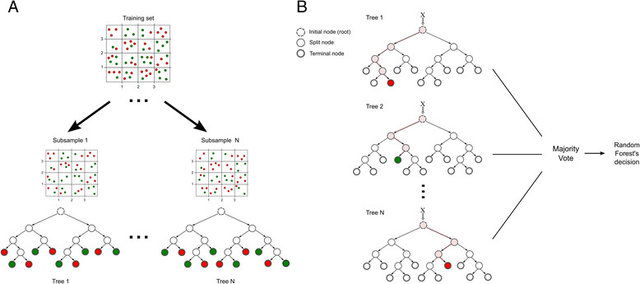
#> input picture Adaptive Boosting/img/random_forest2.jpg, 640 x 284 px, given in place of the camera
$ jupyter execute --allow-errors 'Mid-term Practice.ipynb'   (shell and % lines are left out)   (older library calls are emulated)   (text cells are left out)
#> lines starting #> are read from the running program, lines starting #| are printed output that depends on the picture
#> further down, img is the input picture: shape (284, 640, 3); mean B, G, R 247.6, 248, 248.3
[cell 1]
import numpy as np
import cv2
import sys
from matplotlib import pyplot as plt

print ( "Python", sys.version )
print ( "Numpy", np.__version__ )
print ( "OpenCV", cv2.__version__ )

[cell 2]
dir = '../Week 2/img/photography-filters.jpg'
img1 = cv2.imread(dir)

#fig = plt.figure(figsize= (3,4))
#> (the rest of this cell did not finish here and is left out)

#> (a cell that did not finish here is left out)

[cell 4]
def colorreduce(img):
    z = cv2.subtract(img[...],img[...]%50)
    return z

#> (a cell that did not finish here is left out)

[cell 6]
# Import as grey scale
img2 = cv2.imread(dir, cv2.IMREAD_GRAYSCALE)

#fig = plt.figure(figsize= (3,4))
#> (the rest of this cell did not finish here and is left out)

#> (a cell that did not finish here is left out)

#> (a cell that did not finish here is left out)

[cell 9]
def myFilter(img):
    new_img = img.copy().astype( np.float )

    b = new_img[:,:,0]
    g = new_img[:,:,1]
    r = new_img[:,:,2]

    outputRed = r*0.393 + g*0.769 + b*0.189
    outputGreen = r*0.349 + g*0.686 + b*0.168
    outputBlue = r*0.272 + g*0.534 + b*0.131

    new_img[:,:,0] = outputBlue
    new_img[:,:,1] = outputGreen
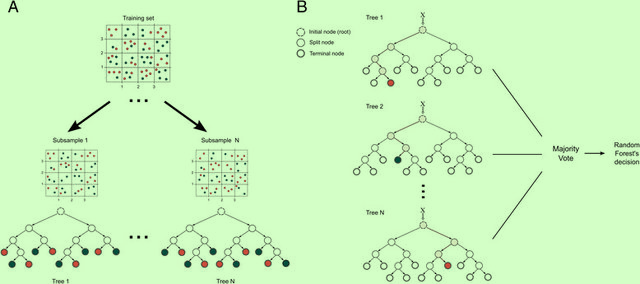
#> new_img: shape (284, 640, 3) float64; mean B, G, R 232.4, 298.4, 248.3; drawn with min black and max white
    new_img[:,:,2] = outputRed
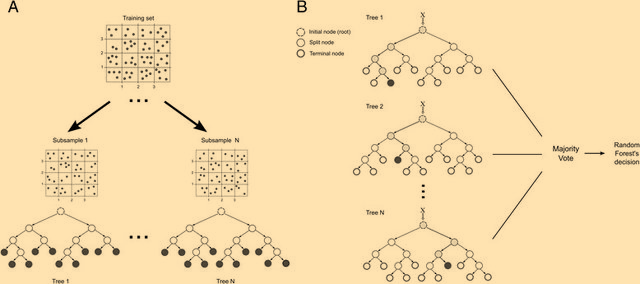
#> new_img: shape (284, 640, 3) float64; mean B, G, R 232.4, 298.4, 335.1; drawn with min black and max white

    new_img /= new_img.max()

    return new_img

[cell 10]
cam = cv2.VideoCapture(0)

while True:
    retval, img = cam.read()

    new_img = myFilter(img)

    if(retval):
        cv2.imshow("Camera", new_img)
    else:
        print("Error, no image from camera")

    if (cv2.waitKey(1) == 27):
#> (key Esc is pressed here)
        break

cv2.destroyAllWindows

if cam.isOpened():
    cam.release()

$ run again, on Adaptive Boosting/img/adaboost1.png
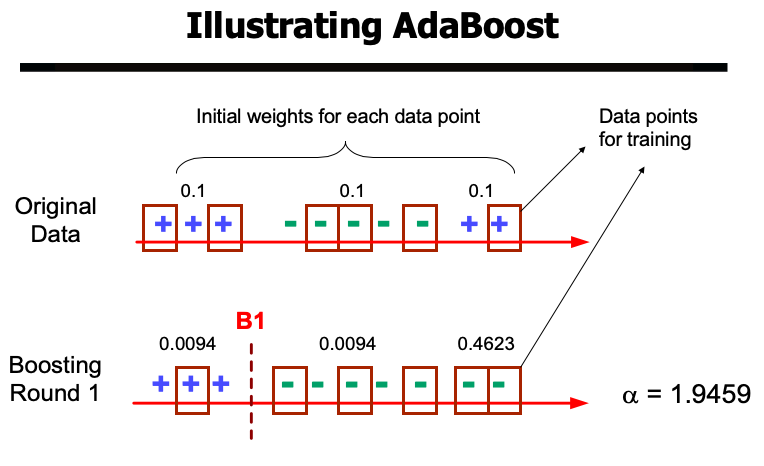
#> input picture Adaptive Boosting/img/adaboost1.png, 764 x 466 px, given in place of the camera
#> img is the input picture: shape (466, 764, 3); mean B, G, R 235.7, 235.8, 239.6
#> in myFilter, `new_img[:,:,1] = outputGreen`:
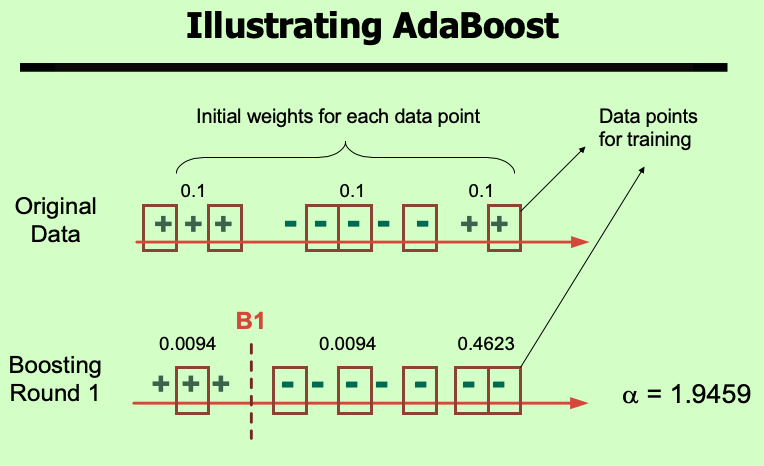
#> new_img: shape (466, 764, 3) float64; mean B, G, R 222, 285, 239.6; drawn with min black and max white
#> in myFilter, `new_img[:,:,2] = outputRed`:
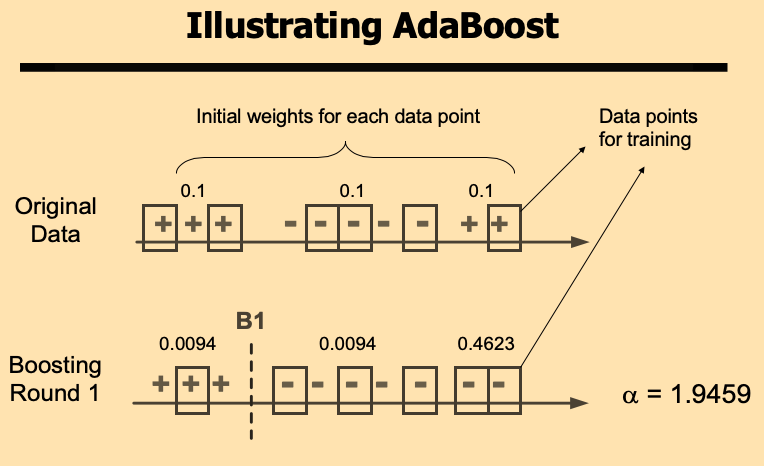
#> new_img: shape (466, 764, 3) float64; mean B, G, R 222, 285, 320.1; drawn with min black and max white

$ run again, on Adaptive Boosting/img/adaboost2.png
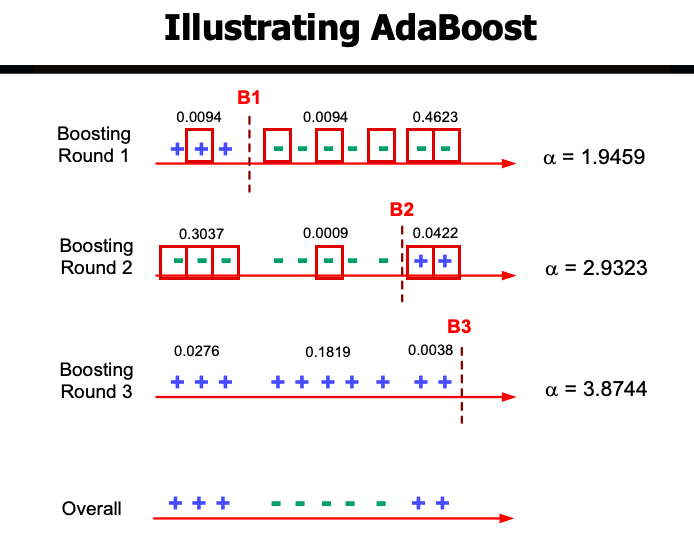
#> input picture Adaptive Boosting/img/adaboost2.png, 694 x 534 px, given in place of the camera
#> img is the input picture: shape (534, 694, 3); mean B, G, R 237.9, 237.2, 241.9
#> in myFilter, `new_img[:,:,1] = outputGreen`:
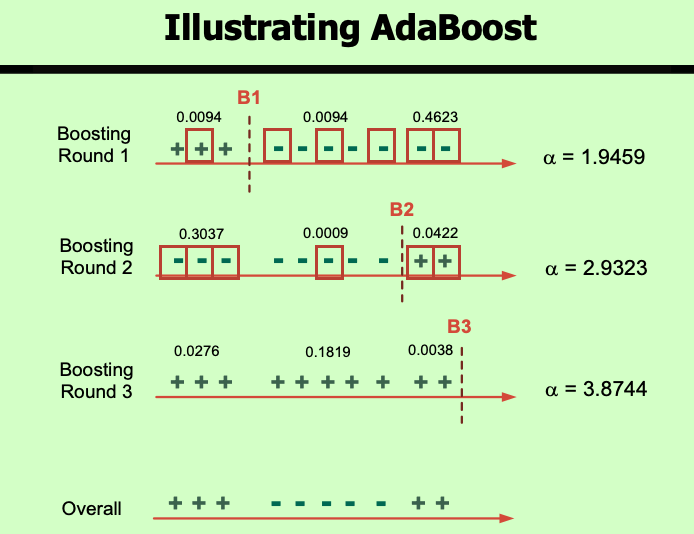
#> new_img: shape (534, 694, 3) float64; mean B, G, R 223.7, 287.1, 241.9; drawn with min black and max white
#> in myFilter, `new_img[:,:,2] = outputRed`:
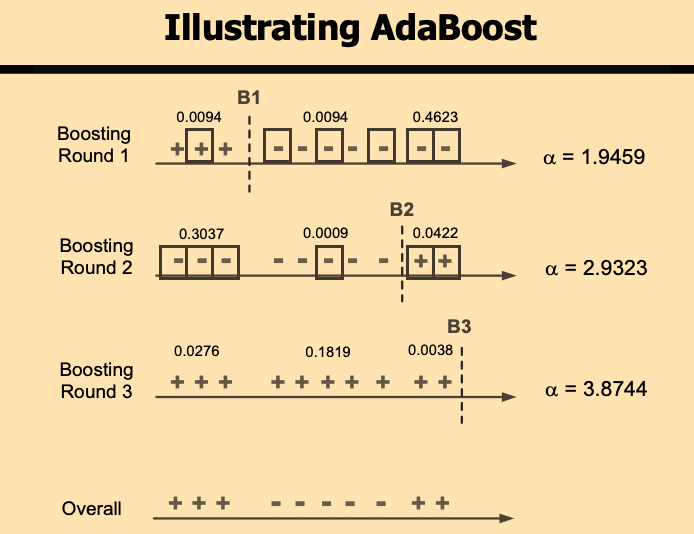
#> new_img: shape (534, 694, 3) float64; mean B, G, R 223.7, 287.1, 322.5; drawn with min black and max white

$ run again, on Adaptive Boosting/img/adaboost3.png
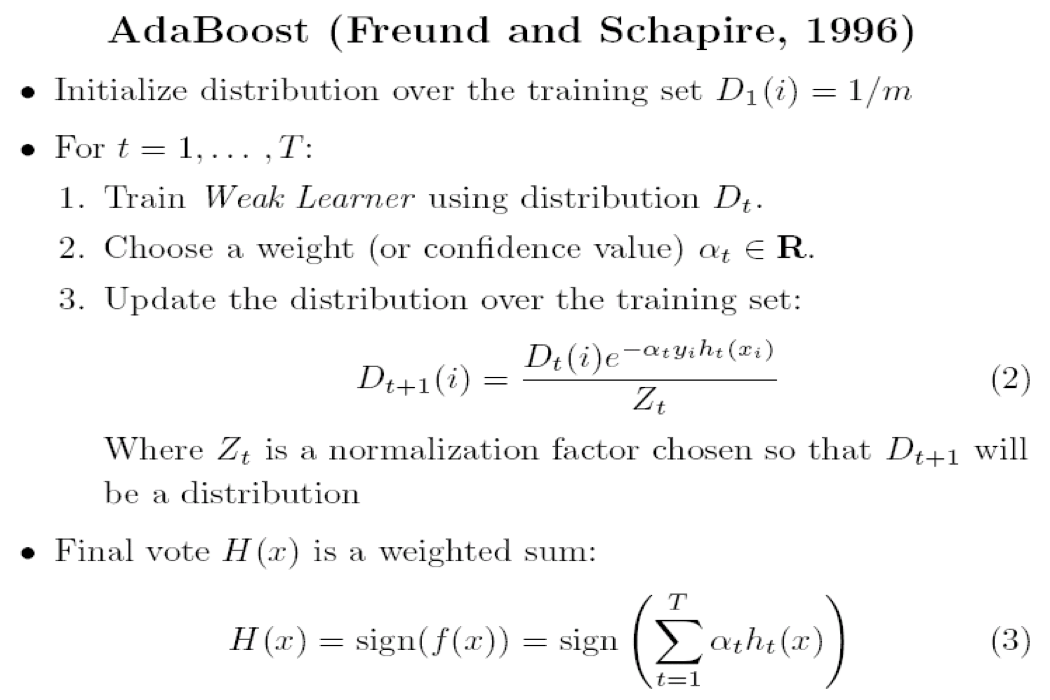
#> input picture Adaptive Boosting/img/adaboost3.png, 1050 x 700 px, given in place of the camera
#> img is the input picture: shape (700, 1050, 3); mean B, G, R 246.1, 246.1, 246.1
#> in myFilter, `new_img[:,:,1] = outputGreen`:
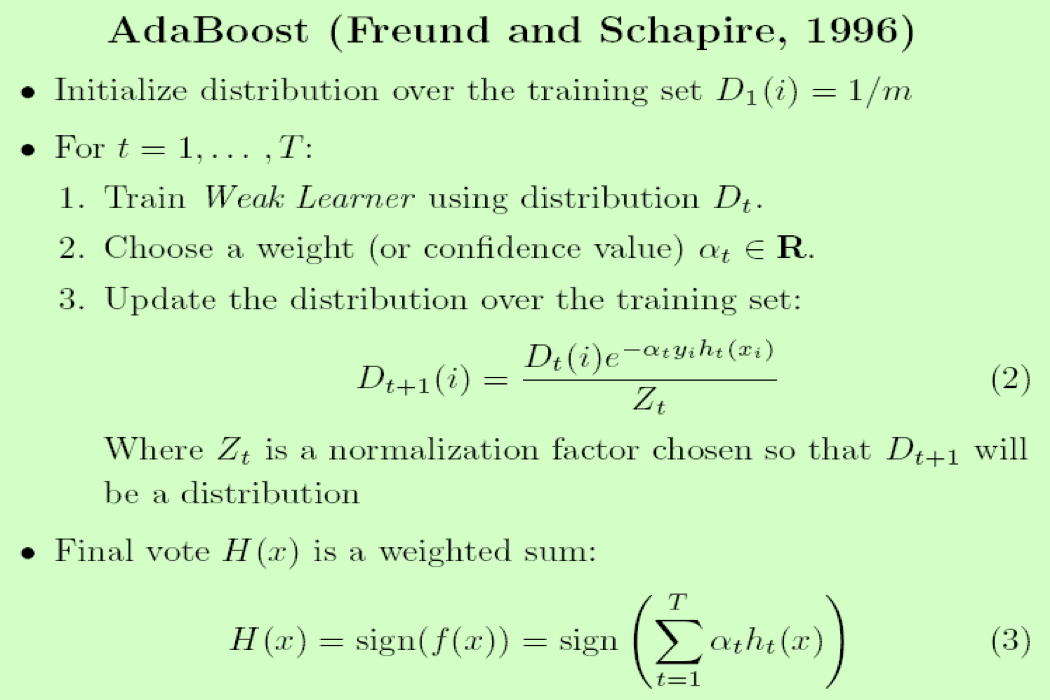
#> new_img: shape (700, 1050, 3) float64; mean B, G, R 230.6, 296, 246.1; drawn with min black and max white
#> in myFilter, `new_img[:,:,2] = outputRed`:
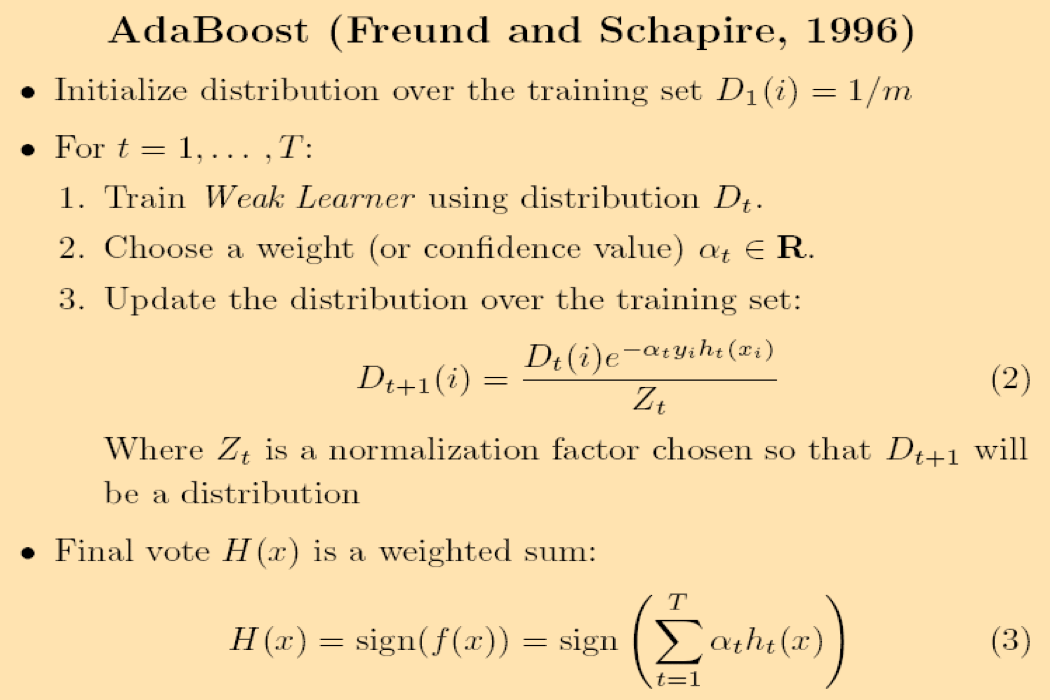
#> new_img: shape (700, 1050, 3) float64; mean B, G, R 230.6, 296, 332.5; drawn with min black and max white
